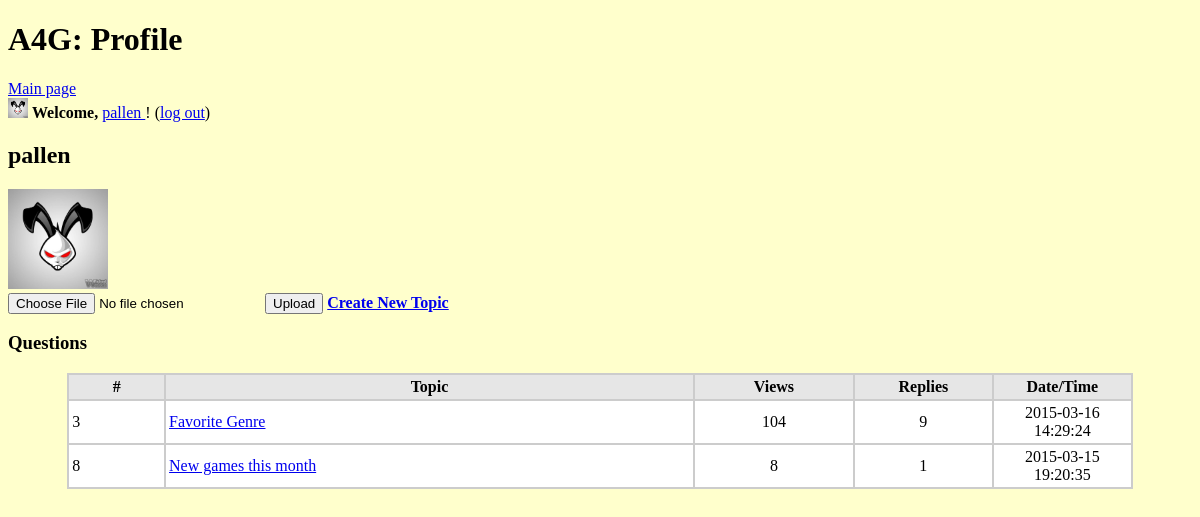
/profile.php?id=1 (signed in), run on the app's committed database.
### tables this page shows
CREATE TABLE IF NOT EXISTS `user` (
`id` int(4) NOT NULL,
  `username` varchar(30) NOT NULL,
  `password` varchar(30) NOT NULL,
  `picture` longtext NOT NULL
);

CREATE TABLE IF NOT EXISTS `question` (
  `u_id` int(4) NOT NULL,
`q_id` int(4) NOT NULL,
  `topic` varchar(255) NOT NULL,
  `detail` longtext NOT NULL,
  `datetime` timestamp NOT NULL DEFAULT '0000-00-00 00:00:00' ON UPDATE CURRENT_TIMESTAMP,
  `view` int(4) DEFAULT '0',
  `reply` int(4) DEFAULT '0',
  `value` int(5) NOT NULL DEFAULT '0'
);

### profile.php (the view, shortened to what this page needs)
<?php
include_once "creds.php";
$tbl_name="question";
$tbl_name2="user";
$db = new mysqli($host, $user,$pw,$db_name);
$id=$_GET['id'];
$sql="SELECT * FROM `$tbl_name` WHERE `u_id` = $id";
$sqlname = "SELECT * FROM `$tbl_name2` WHERE `id` = $id";
$rname=$db->query($sqlname);
$roname=mysqli_fetch_array($rname);
?>
<!DOCTYPE html>
<head>
<link rel="stylesheet" type="text/css" href="style.css">
</head>
<html>
<h1> A4G: Profile </h1><a href=index.php>Main page</a>
<body>
<BR>
<?php
	$uname = $_SESSION['username'];
	$sql1="SELECT id FROM `$tbl_name2` WHERE `username` =  '".$uname. "'";
	$result=$db->query($sql);
	$results=$db->query($sql1);
	$row=mysqli_fetch_array($results);
	$sqlpic ="SELECT picture FROM `$tbl_name2` WHERE `username` = '".$uname. "'";
	$respic = $db->query($sqlpic);
	$rpic = mysqli_fetch_array($respic);
	if($rpic['picture'] == "" ){
		echo "<img width='20' height = '20' src='Pictures/default.png' alt='Default Profile Pic'>";
	}
	else{
		echo"<img width='20' height='20' src='Pictures/".$rpic['picture']."' alt=Profile Pic'>";
	}
?>
<td> <strong>Welcome, </strong> <a href="profile.php?id=<?php echo $row['id']; ?>" ><?=$_SESSION['username']?> </a> !
(<a href="index.php?action=logout">log out</a>)</td>
<td> <h2><?php echo $roname['username']; ?> </h2>
<?php
$q = "SELECT * FROM `$tbl_name2` where `id` = $id ";
$res = $db->query($q);
while($r = mysqli_fetch_array($res)){
	if($r['picture'] == "" ){
		echo "<img width='100' height = '100' src='Pictures/default.png' alt='Default Profile Pic'>";
	}
	else{
		echo"<img width='100' height='100' src='Pictures/".$r['picture']."' alt=Profile Pic'>";
	}
}
echo "<br>";
?>
<?php
if( $roname['username'] == $_SESSION['username']){
?>
<form action = "" method="post" enctype="multipart/form-data">
	<input type = "file" name="file">
	<input type="submit" name="submit" value="Upload">
	<td colspan="5" align="right" bgcolor="#E6E6E6"><a href="create.php"><strong>Create New Topic</strong> </a></td>
</form>
<?php
}
?>
<h3>Questions</h3>
<table width="90%" border="0" align="center" cellpadding="3" cellspacing"1" bgcolor="#CCCCCC">
	<tr>
		<td width-"13%" align="center" bgcolor="#E6E6E6"><strong>#</strong></td>
		<td width="50%" align="center" bgcolor="#E6E6E6"><strong>Topic</strong></td>
		<td width="15%" align="center" bgcolor="#E6E6E6"><strong>Views</strong></td>
		<td width="13%" align="center" bgcolor="#E6E6E6"><strong>Replies</strong></td>
		<td width="13%" align="center" bgcolor="#E6E6E6"><strong>Date/Time</strong></td>
	</tr>
	<?php
	while($rows=mysqli_fetch_array($result)){
		?>
		<tr>
			<td bgcolor="#FFFFFF"><?php echo $rows['q_id']; ?></td>
			<td bgcolor="#FFFFFF"><a href="view.php?id=<?php echo $rows['q_id']; ?> "><?php echo $rows['topic']; ?></a><BR></td>
			<td align="center" bgcolor="#FFFFFF"><?php echo $rows['view']; ?></td>
			<td align="center" bgcolor="#FFFFFF"><?php echo $rows['reply']; ?></td>
			<td align="center" bgcolor="#FFFFFF"><?php echo $rows['datetime']; ?></td>
		</tr>
		<?php
	}
?>
</body>
</html>

### style.css (style rules this page uses)
body { background-color: #FFFFCC; }
h1 { color: : #3333CC; }

### data on the page
user: picture (picture), username "pallen"
question: q_id "3", topic "Favorite Genre", view "104", reply "9", datetime "2015-03-16 14:29:24"
question: q_id "8", topic "New games this month", view "8", reply "1", datetime "2015-03-15 19:20:35"

### other printed values
$_SESSION['username'] "pallen"
